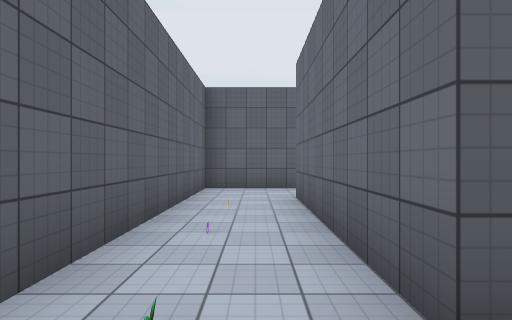
view 1 (above)

24 first-person views from a walk through a scene from a Unity 3-D project. The camera is 1.4 m above the floor, looks level and sees 75° across. The floor is counted in squares, 2 m on a side. Each view is taken from the middle of a square. On the plan, view 1 faces up. The plan holds only what a view shows up to about 10 squares ahead; the rest is blank. The place goes on beyond the plan. Some surface patterns are stand-ins.

view 2
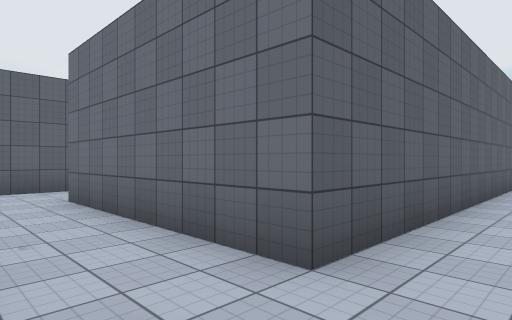

view 3
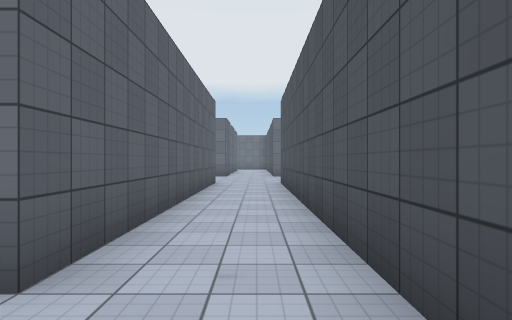

view 4
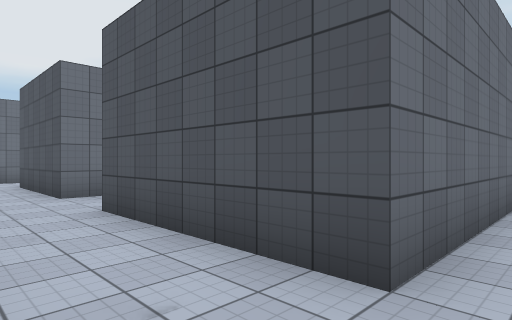

view 5
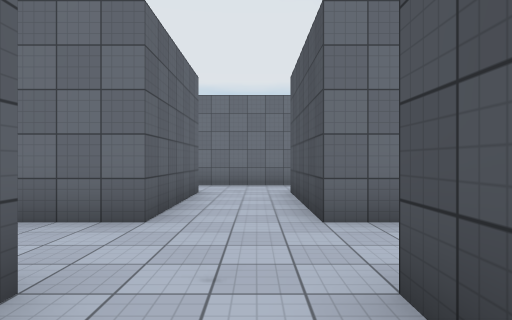

view 6
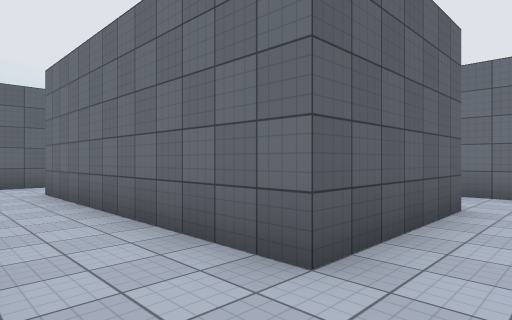

view 7
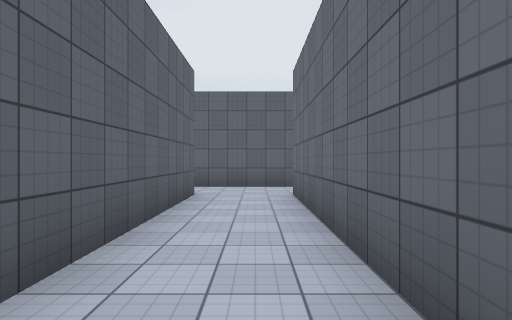

view 8
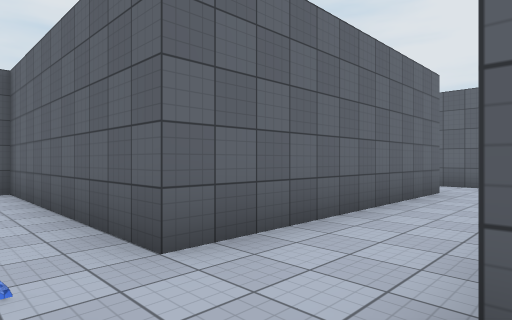

view 9
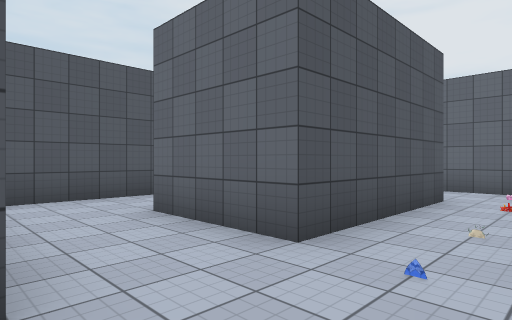

view 10
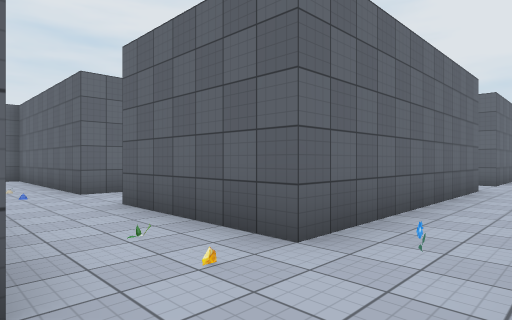

view 11
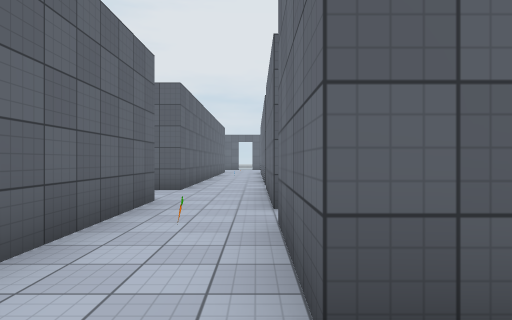

view 12
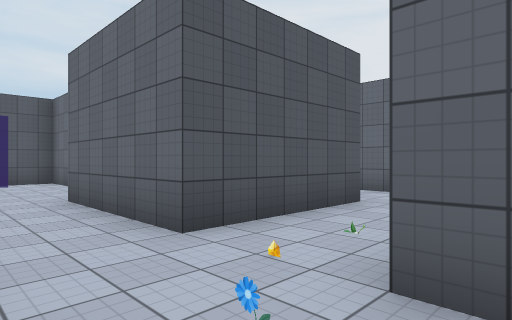

view 13
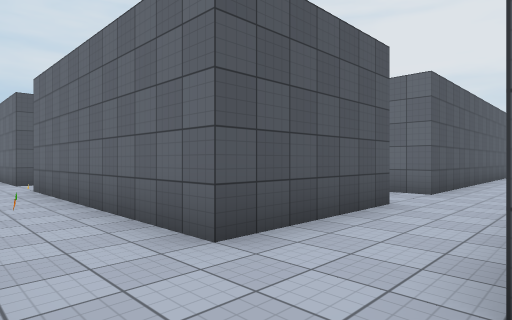

view 14
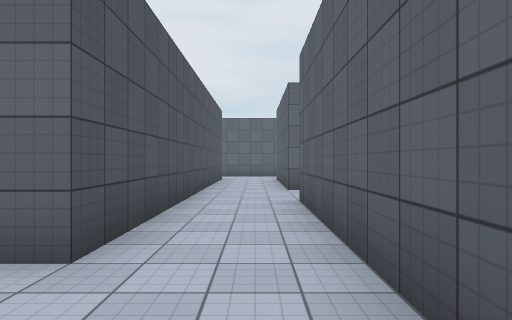

view 15
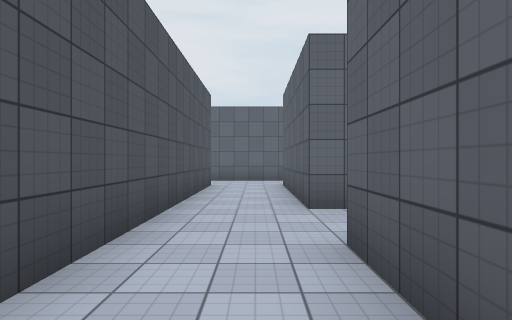

view 16
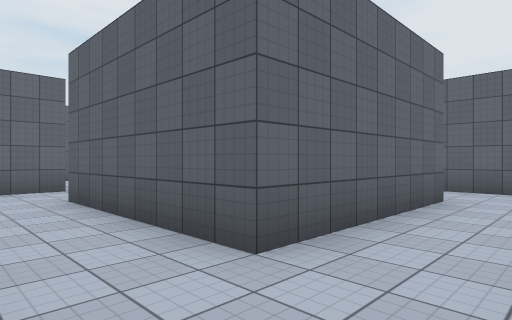

view 17
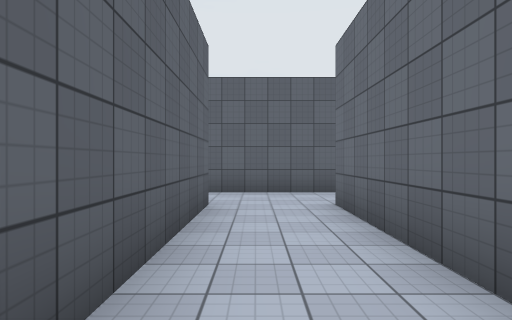

view 18
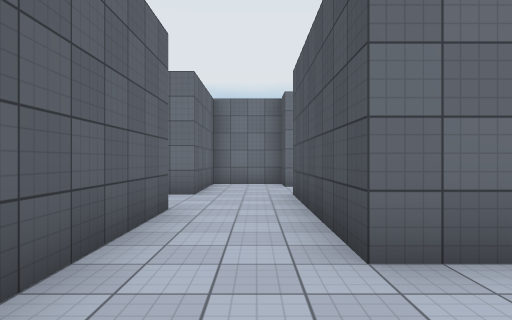

view 19
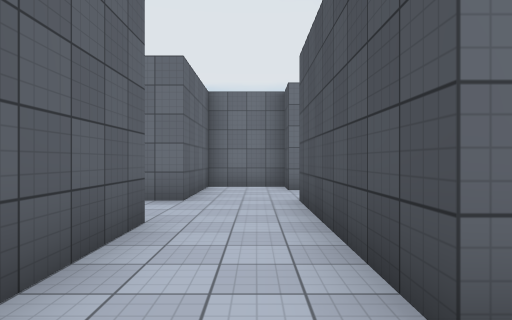

view 20
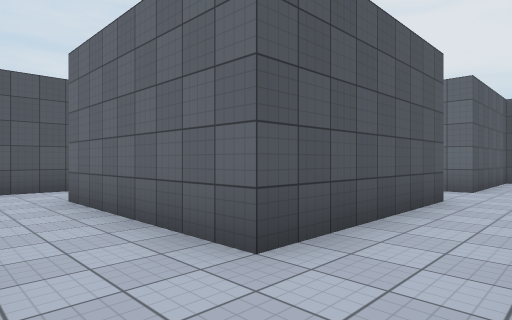

view 21
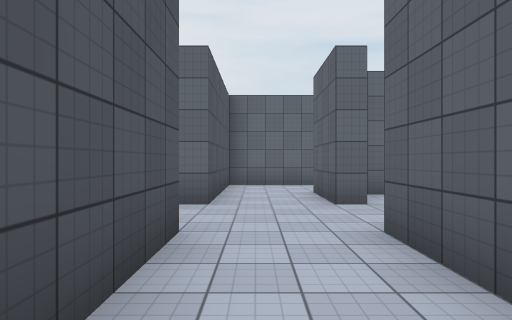

view 22
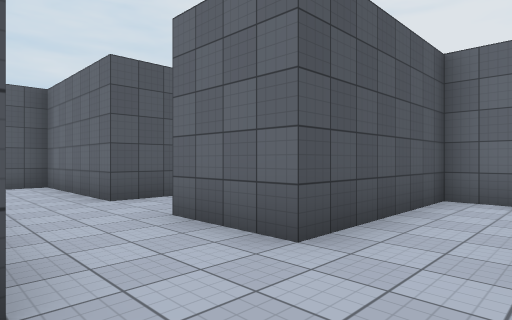

view 23
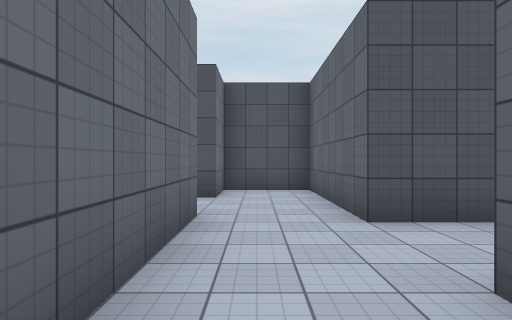

view 24
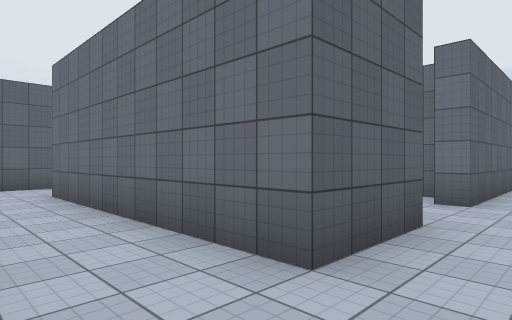

### Floor plan
Points are (right, up) in squares from view 1. A wall is a line through its corners. A room is listed if a view was taken in it or the views show most of it. See-through windows are left out.
Room 1 (views 1, 2, 3, 4, 5, 6, 7, 8, 9, 10, 14, 15, 16, 17, 18, 19, 20, 21, 22, 23)
walls: (7.2, 16.8) (1.2, 16.8); (1.3, 17.6) (1.3, 21.3) (5.8, 21.3); (10.3, 16.8) (9.6, 16.8); (10.3, 8.3) (6.8, 8.3) (6.8, 14.8) (10.3, 14.8); (12.3, 13.8) (12.3, 17.2); (6.8, 5.4) (6.8, 6.2) (10.3, 6.2) (10.3, 2.6); (7.8, 21.3) (8.8, 21.3) (8.8, 23.2) (5.7, 23.2) (5.7, 24); (12.3, 6) (12.3, 8.8); (3.8, 23.2) (-5.3, 23.2) (-5.3, 23.8); (3.6, 1.8) (6.1, 1.8); (9, 1.2) (0.8, 1.2) (0.8, 6.2) (4.8, 6.2) (4.8, 3.8); (-7.3, 17.3) (-7.3, 13.3) (-5.3, 13.3) (-5.3, 14.8) (4.8, 14.8) (4.8, 8.3) (-1.2, 8.3) (-1.2, 1.6); (-5.2, 21.3) (-0.7, 21.3) (-0.7, 16.8) (-5.3, 16.8); (-0.1, -0.8) (8.6, -0.8); (-7.3, 21.3) (-7.3, 19.2); (-7.3, 23.9) (-7.3, 23.2)
ways out: opening at (11.5, 9) to room 2; opening at (-8.5, 22.5) to room 3; opening at (11.5, 17) to room 3; opening at (-6.5, 17); opening at (-6.5, 20.5); opening at (-6.5, 24); opening at (5, 24); opening at (6.5, 20.5); opening at (10.5, 1.5); opening at (11.5, 14)
Room 2 (views 11, 12)
walls: (13, 10.2) (12.3, 10.2); (10.3, 10.6) (10.3, 8.3)
ways out: opening at (11.5, 9) to room 1; opening at (11.5, 11.5)
Room 3 (views 13, 24)
walls: (10.3, 19) (10.3, 16.8); (-7.3, 23.2) (-9.2, 23.2) (-9.2, 29.2); (-8.8, 31.2) (-9.9, 31.2); (-11.3, 23.6) (-11.3, 21.3) (-7.3, 21.3)
ways out: opening at (-8.5, 22.5) to room 1; opening at (11.5, 17) to room 1

Where each view was taken, in squares from view 1:
view 1: 0 up, 0 right, facing up
view 2: 0 up, 1 left, facing up-right
view 3: 0 up, 1 left, facing right
view 4: 8 up, 0 right, facing down-right
view 5: 7 up, 3 right, facing right
view 6: 7 up, 5 right, facing up-right
view 7: 8 up, 6 right, facing up
view 8: 7 up, 7 right, facing up-left
view 9: 8 up, 7 right, facing down-left
view 10: 6 up, 12 right, facing up-left
view 11: 9 up, 12 right, facing up
view 12: 9 up, 12 right, facing down-left
view 13: 17 up, 12 right, facing down-left
view 14: 16 up, 7 right, facing left
view 15: 16 up, 4 right, facing left
view 16: 15 up, 1 right, facing up-left
view 17: 16 up, 0 right, facing up
view 18: 22 up, 1 left, facing right
view 19: 22 up, 0 right, facing right
view 20: 23 up, 1 right, facing down-left
view 21: 22 up, 2 left, facing left
view 22: 23 up, 5 left, facing down-left
view 23: 21 up, 6 left, facing down
view 24: 22 up, 11 left, facing up-right
